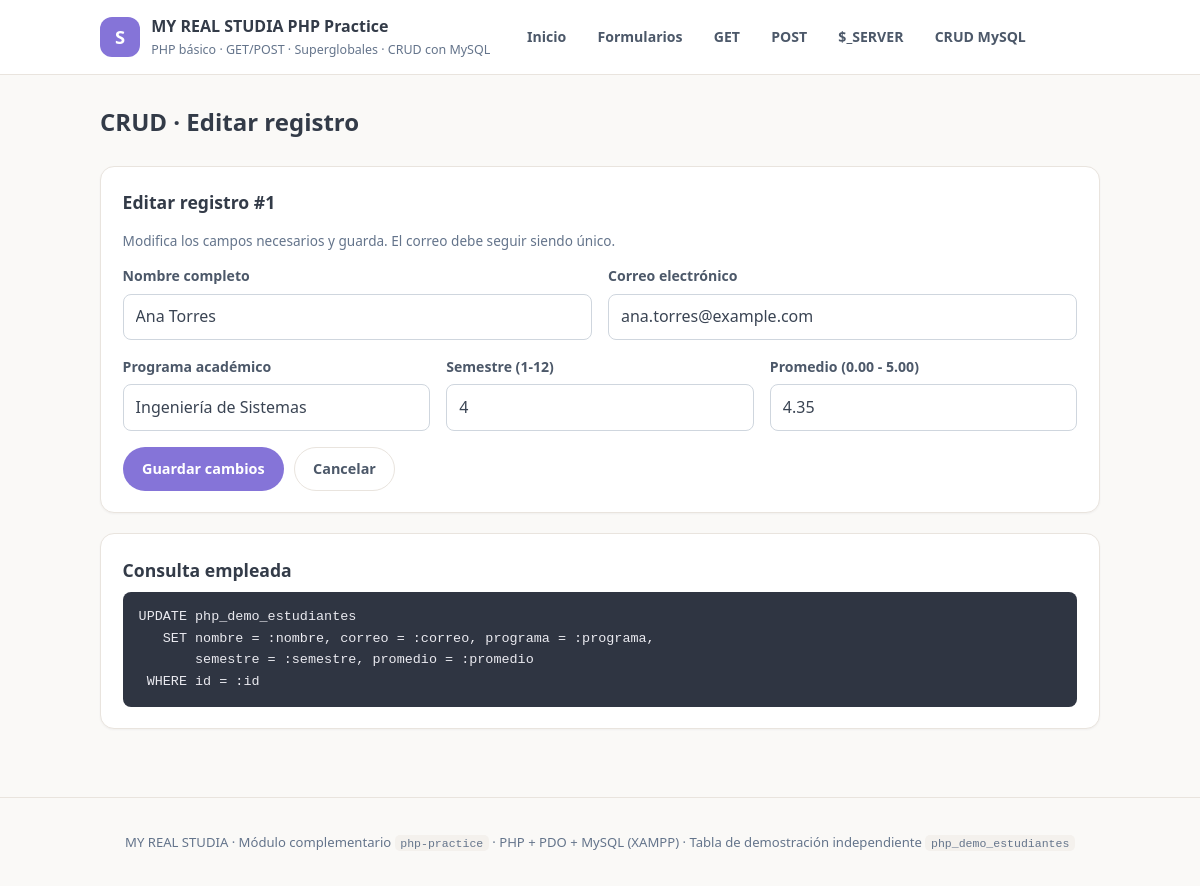
Page /crud/editar.php?id=1 on the committed database.
### tables this page shows
CREATE TABLE php_demo_estudiantes (
  id          INT UNSIGNED    NOT NULL AUTO_INCREMENT,
  nombre      VARCHAR(120)    NOT NULL,
  correo      VARCHAR(150)    NOT NULL,
  programa    VARCHAR(120)    NOT NULL,
  semestre    TINYINT UNSIGNED NOT NULL,
  promedio    DECIMAL(4, 2)   NOT NULL,
  created_at  TIMESTAMP       NOT NULL DEFAULT CURRENT_TIMESTAMP,
  updated_at  TIMESTAMP       NOT NULL DEFAULT CURRENT_TIMESTAMP ON UPDATE CURRENT_TIMESTAMP,
  PRIMARY KEY (id),
   
  UNIQUE KEY uq_php_demo_estudiantes_correo (correo)
);

### includes/functions.php (called while the page is built, shortened)
<?php
function e($value): string
{
    return htmlspecialchars((string) $value, ENT_QUOTES | ENT_SUBSTITUTE, 'UTF-8');
}
function url(string $path = ''): string
{
    return BASE_URL . '/' . ltrim($path, '/');
}
function obtener_estudiante(int $id): ?array
{
    $statement = db()->prepare(
        'SELECT id, nombre, correo, programa, semestre, promedio
           FROM php_demo_estudiantes
          WHERE id = :id
          LIMIT 1'
    );
    $statement->execute(['id' => $id]);
    $fila = $statement->fetch();
    return $fila === false ? null : $fila;
}

### config/database.php (called while the page is built, shortened)
<?php
function db(): PDO
{
    static $pdo = null;
    $config = require __DIR__ . '/config.php';
    $dsn = sprintf(
        'mysql:host=%s;port=%d;dbname=%s;charset=%s',
        $config['host'],
        $config['port'],
        $config['database'],
        $config['charset']
    );
    try {
        $pdo = new PDO($dsn, $config['user'], $config['password'], [
            PDO::ATTR_ERRMODE            => PDO::ERRMODE_EXCEPTION,
            PDO::ATTR_DEFAULT_FETCH_MODE => PDO::FETCH_ASSOC,
            PDO::ATTR_EMULATE_PREPARES   => false,
            PDO::ATTR_STRINGIFY_FETCHES  => false,
        ]);
    } catch (PDOException $exception) {
        throw new RuntimeException(
            'No se pudo conectar con MySQL. Verifica que Apache y MySQL estén activos en XAMPP '
            . 'y que la base de datos "php_practice" haya sido importada desde sql/php_practice.sql. '
            . 'Detalle técnico: ' . $exception->getMessage(),
            0,
            $exception
        );
    }
    return $pdo;
}

### crud/_formulario.php (the view, shortened to what this page needs)
<?php
$formAction  = $formAction ?? url('crud/crear.php');
$valores     = $valores ?? [];
$errores     = $errores ?? [];
$submitLabel = $submitLabel ?? 'Guardar';
$valor = static function (string $campo) use ($valores): string {
    return (string) ($valores[$campo] ?? '');
};
?>
<form class="form" method="post" action="<?= e($formAction) ?>" novalidate>
  <div class="form__row">
    <div class="field<?= isset($errores['nombre']) ? ' field--invalid' : '' ?>">
      <label for="nombre">Nombre completo</label>
      <input type="text" id="nombre" name="nombre" maxlength="120" required
             value="<?= e($valor('nombre')) ?>"
             <?= isset($errores['nombre']) ? 'aria-describedby="error-nombre" aria-invalid="true"' : '' ?>>
    </div>
    <div class="field<?= isset($errores['correo']) ? ' field--invalid' : '' ?>">
      <label for="correo">Correo electrónico</label>
      <input type="email" id="correo" name="correo" maxlength="150" required
             value="<?= e($valor('correo')) ?>"
             <?= isset($errores['correo']) ? 'aria-describedby="error-correo" aria-invalid="true"' : '' ?>>
    </div>
  </div>
  <div class="form__row">
    <div class="field<?= isset($errores['programa']) ? ' field--invalid' : '' ?>">
      <label for="programa">Programa académico</label>
      <input type="text" id="programa" name="programa" maxlength="120" required
             value="<?= e($valor('programa')) ?>"
             <?= isset($errores['programa']) ? 'aria-describedby="error-programa" aria-invalid="true"' : '' ?>>
    </div>
    <div class="field<?= isset($errores['semestre']) ? ' field--invalid' : '' ?>">
      <label for="semestre">Semestre (1-12)</label>
      <input type="number" id="semestre" name="semestre" min="1" max="12" step="1" required
             value="<?= e($valor('semestre')) ?>"
             <?= isset($errores['semestre']) ? 'aria-describedby="error-semestre" aria-invalid="true"' : '' ?>>
    </div>
    <div class="field<?= isset($errores['promedio']) ? ' field--invalid' : '' ?>">
      <label for="promedio">Promedio (0.00 - 5.00)</label>
      <input type="number" id="promedio" name="promedio" min="0" max="5" step="0.01" required
             value="<?= e($valor('promedio')) ?>"
             <?= isset($errores['promedio']) ? 'aria-describedby="error-promedio" aria-invalid="true"' : '' ?>>
    </div>
  </div>
  <div class="actions">
    <button class="button" type="submit"><?= e($submitLabel) ?></button>
    <a class="button button--ghost" href="<?= e(url('crud/index.php')) ?>">Cancelar</a>
  </div>
</form>

### assets/style.css (style rules this page uses)
:root { --lav-100: #ebe7fa; --lav-500: #8574d8; --lav-700: #5a4aa3; --warm-50: #faf9f7; --warm-100: #f4f1ed; --warm-200: #e9e4de; --slate-500: #64748b; --slate-600: #4c5869; --slate-700: #3a4453; --heading: #333b48; --green-500: #3d8a64; --green-bg: #e7f5ec; --danger: #a83c34; --danger-bg: #fbeceb; --warning: #8a5f27; --warning-bg: #fbf2e5; --radius: 14px; --radius-sm: 8px; }
* { box-sizing: border-box; }
body { margin: 0; background: var(--warm-50); color: var(--slate-700); font-family: 'Segoe UI', Roboto, system-ui, -apple-system, sans-serif; line-height: 1.6; }
a { color: var(--lav-700); }
.form { display: grid; gap: 1rem; }
.form__row { display: grid; grid-template-columns: repeat(auto-fit, minmax(200px, 1fr)); gap: 1rem; }
.field { display: grid; gap: 0.35rem; }
.field > label { font-weight: 600; font-size: 0.88rem; color: var(--slate-600); }
.field input, .field select, .field textarea { width: 100%; padding: 0.6rem 0.75rem; border: 1px solid #cfd6de; border-radius: var(--radius-sm); background: #fff; color: var(--slate-700); font: inherit; }
.actions { display: flex; flex-wrap: wrap; gap: 0.6rem; }
.button { display: inline-flex; align-items: center; gap: 0.4rem; padding: 0.58rem 1.15rem; border: 1px solid transparent; border-radius: 999px; background: var(--lav-500); color: #fff; font: inherit; font-weight: 600; font-size: 0.9rem; text-decoration: none; cursor: pointer; }
.button--ghost { background: transparent; border-color: var(--warm-200); color: var(--slate-600); }

### rows in the picture
php_demo_estudiantes: nombre "Ana Torres", correo "ana.torres@example.com", programa "Ingeniería de Sistemas", semestre "4", promedio "4.35"

### other values in the picture
$label "Inicio"
$label "Formularios"
$label "GET"
$label "POST"
$label "$_SERVER"
$label "CRUD MySQL"
$pageTitle "CRUD · Editar registro"
$id "1"
$submitLabel "Guardar cambios"
